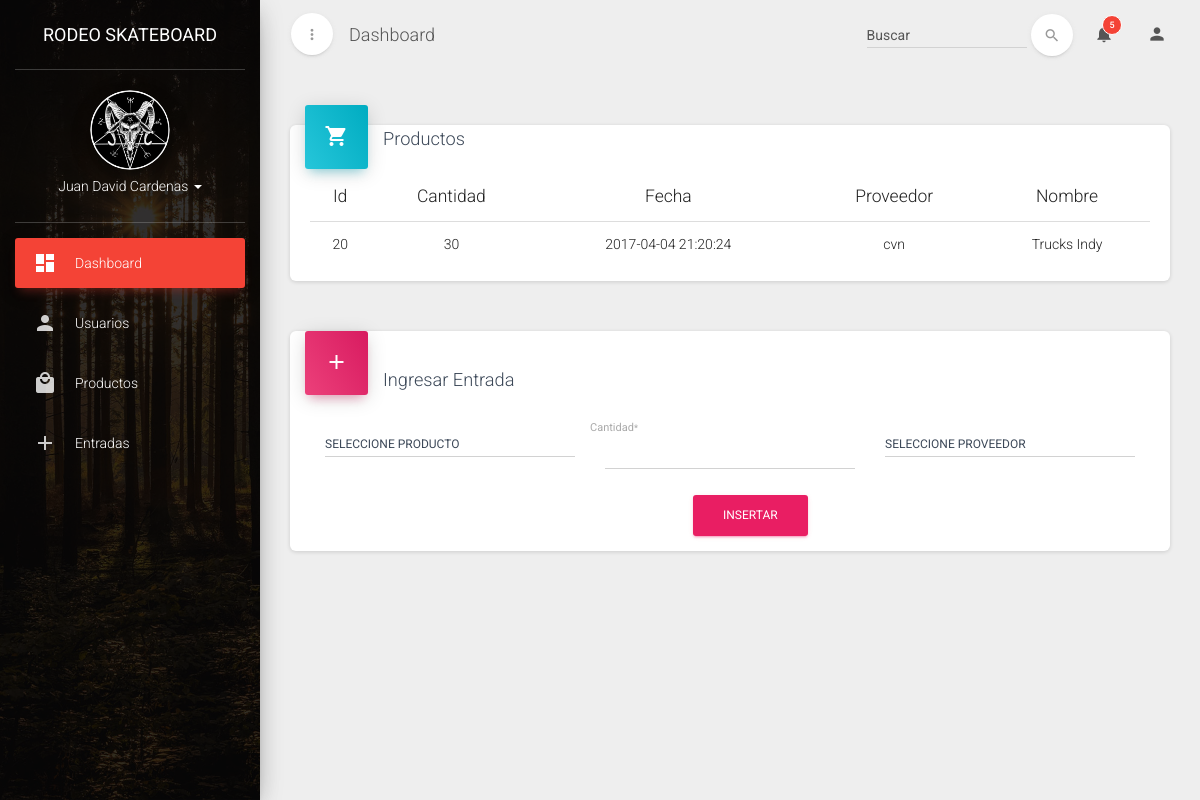
The page /entradas on the database as committed earlier.
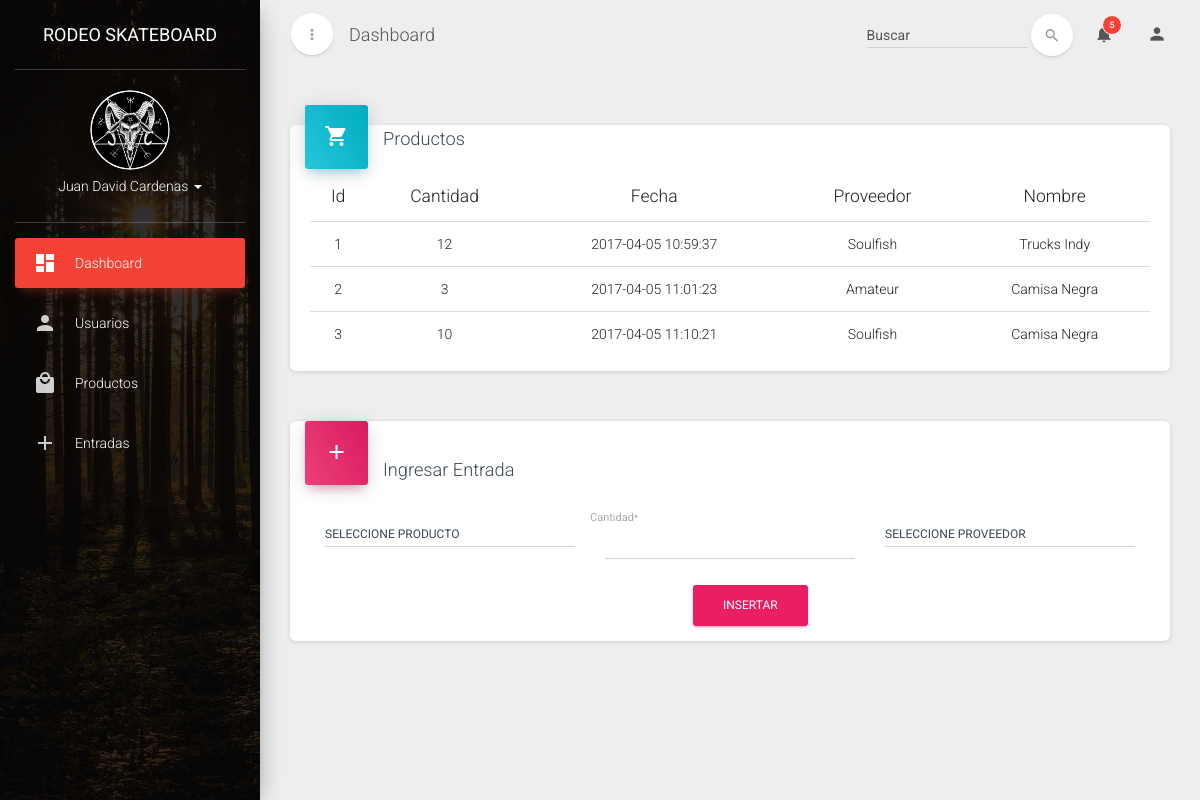
The same page on the database as committed later.
### tables this page shows
CREATE TABLE `tb_entrada` (
  `id_entradas` int(11) NOT NULL,
  `cantidad` int(11) NOT NULL,
  `fecha_entrada` datetime NOT NULL DEFAULT CURRENT_TIMESTAMP,
  `fk_producto` int(11) NOT NULL,
  `fk_proveedor` int(11) NOT NULL
);

CREATE TABLE `tb_proovedor` (
  `id_Proovedor` int(11) NOT NULL,
  `nom_proveedor` varchar(45) DEFAULT NULL,
  `nom_contacto` varchar(45) DEFAULT NULL,
  `tel_contacto` varchar(45) DEFAULT NULL,
  `estado_proveedor` tinyint(1) NOT NULL DEFAULT '1'
);

CREATE TABLE `tb_producto` (
  `id_Producto` int(11) NOT NULL,
  `nombre` varchar(25) NOT NULL,
  `stockMinimo` int(11) NOT NULL DEFAULT '4',
  `precio` int(11) NOT NULL,
  `estado_producto` tinyint(1) NOT NULL DEFAULT '1',
  `cantidad` int(11) NOT NULL DEFAULT '0',
  `imagen` varchar(200) DEFAULT NULL,
  `tb_categoria_has_tb_tallas_id_cat_tall` int(11) NOT NULL
);

### application/controller/entradas.php (called while the page is built, shortened)
<?php
class Entradas extends Controller
{
  private $mdlEntradas;
  function __construct()
  {
    $this->mdlEntradas=$this->loadModel("mdlEntradas");
  }
  public function index()
  {
    $datos = $this->mdlEntradas->listar();
    include APP."view/_templates/header.php";
    include APP."view/entradas/index.php";
    include APP."view/_templates/footer.php";
  }
}
 ?>

### public/index.php (called while the page is built, shortened)
<?php
require APP . 'core/controller.php';
$app = new Application();

### application/core/controller.php (called while the page is built, shortened)
<?php
class Controller
{
    public $db = null;
    private function openDatabaseConnection()
    {
        $options = array(PDO::ATTR_DEFAULT_FETCH_MODE => PDO::FETCH_OBJ, PDO::ATTR_ERRMODE => PDO::ERRMODE_WARNING);
        $this->db = new PDO(DB_TYPE . ':host=' . DB_HOST . ';dbname=' . DB_NAME . ';charset=' . DB_CHARSET, DB_USER, DB_PASS, $options);
    }
    public function loadModel($model)
    {
        return new $model($this->db);
    }
}

### application/model/mdlEntradas.php (called while the page is built, shortened)
<?php
class mdlEntradas
{
  private $db;
  function __construct($db)
  {
      try {
          $this->db = $db;
      } catch (PDOException $e) {
          exit('Database connection could not be established.');
      }
  }
  public function listar()
  {
    $sql="SELECT e.id_entradas, e.cantidad, e.fecha_entrada, p.nom_proveedor, pr.nombre FROM tb_entrada e JOIN tb_proovedor p ON e.fk_proveedor = p.id_Proovedor JOIN tb_producto pr ON e.fk_producto = pr.id_Producto";
    $stm=$this->db->prepare($sql);
    $stm->execute();
    return $stm->fetchAll(PDO::FETCH_ASSOC);
  }
}
 ?>

### application/view/entradas/index.php (the view, shortened to what this page needs)
<div class="col-md-12">
    <div class="card">
        <div class="card-header card-header-icon" data-background-color="blue">
            <i class="material-icons">shopping_cart</i>
        </div>
        <h4 class="card-title">Productos</h4>
        <div class="card-content">
            <div class="table-responsive">
                <table class="table">
                    <thead>
                        <tr>
                            <th class="text-center">Id</th>
                            <th class="text-center">Cantidad</th>
                            <th class="text-center">Fecha</th>
                            <th class="text-center">Proveedor</th>
                            <th class="text-center">Nombre</th>
                        </tr>
                    </thead>
                    <tbody>
                        <?php foreach ($datos as $value) : ?>
                        <tr>
                            <td class="text-center"><?= $value["id_entradas"] ?></td>
                            <td class="text-center"><?= $value["cantidad"] ?></td>
                            <td class="text-center"><?= $value["fecha_entrada"] ?></td>
                            <td class="text-center"><?= $value["nom_proveedor"] ?></td>
                            <td class="text-center"><?= $value["nombre"] ?></td>
                        </tr>
                        <?php  endforeach ?>
                    </tbody>
                </table>
            </div>
        </div>
    </div>
</div>
<div class="col-md-12">
    <div class="card">
        <form id="RegisterValidation" action="<?= URL?>entradas/insertarEntrada" method="post">
            <div class="card-header card-header-icon" data-background-color="rose">
                <i class="material-icons">add</i>
            </div>
            <div class="form-group label-floating card-content">
                <h4 class="card-title">Ingresar Entrada</h4>
                <div class="col-md-4">
                </div>
                <div class="form-group label-floating col-md-4">
                    <label class="control-label">Cantidad<small>*</small></label>
                    <input class="form-control" name="cantidad" type="text" required="true">
                </div>
                <div class="col-md-4">
                </div>
                <div class="card-footer text-center col-md-12">
                    <button type="submit" name="addEntrada" class="btn btn-rose btn-fill">Insertar</button>
                </div>
            </div>
        </form>
    </div>
</div>

Rows that differ between the two databases and show on the page:
removed tb_entrada: id_entradas "20", cantidad "30", fecha_entrada "2017-04-04 21:20:24", fk_proveedor.nom_proveedor "cvn", tb_producto.nombre "Trucks Indy"
added tb_entrada: id_entradas "1", cantidad "12", fecha_entrada "2017-04-05 10:59:37", fk_proveedor.nom_proveedor "Soulfish", tb_producto.nombre "Trucks Indy"
added tb_entrada: id_entradas "2", cantidad "3", fecha_entrada "2017-04-05 11:01:23", fk_proveedor.nom_proveedor "Amateur", tb_producto.nombre "Camisa Negra"
added tb_entrada: id_entradas "3", cantidad "10", fecha_entrada "2017-04-05 11:10:21", fk_proveedor.nom_proveedor "Soulfish", tb_producto.nombre "Camisa Negra"
